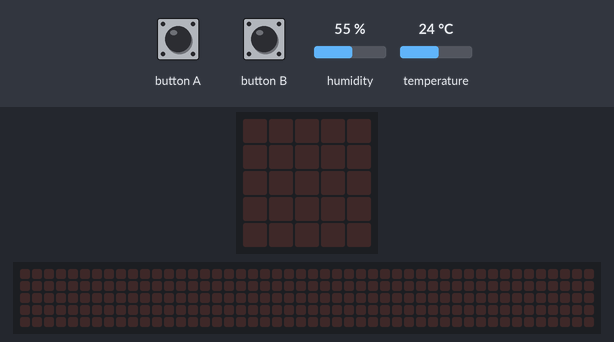
This program was run on a simulated BBC micro:bit running MicroPython. On the bench: the board's 5×5 LED display, a strip that is not on the board, showing the scrolling text unrolled. The inputs (shaded band) are chosen by the test bench; at power-on: humidity 55 %, temperature 24 °C. The 48×5 strip is a reading aid, not a part: it shows the text the display is scrolling, unrolled, one strip-width of it at a time.

Above: at 1.2 s.
1.3 s: button A pressed for 0.15 s
At 1.38 s:
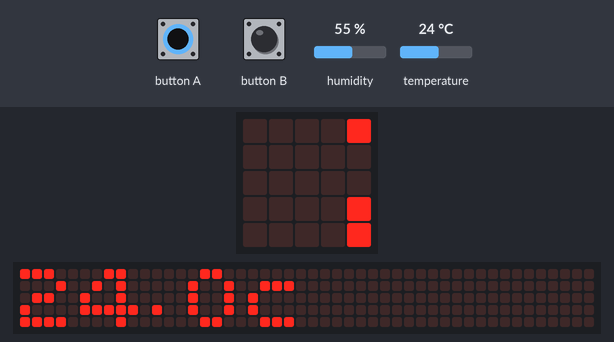
4.3 s: button B pressed for 3.2 s
At 5.58 s:
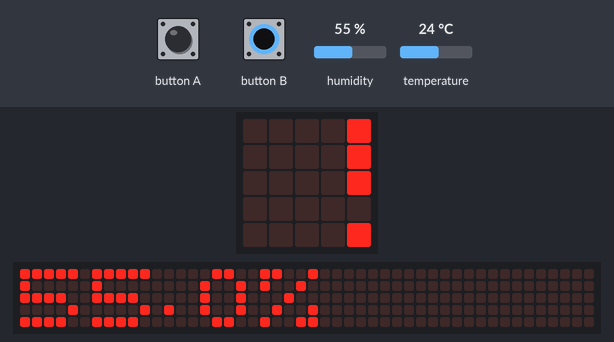
9.0 s: button A pressed for 3.2 s
At 10.24 s:
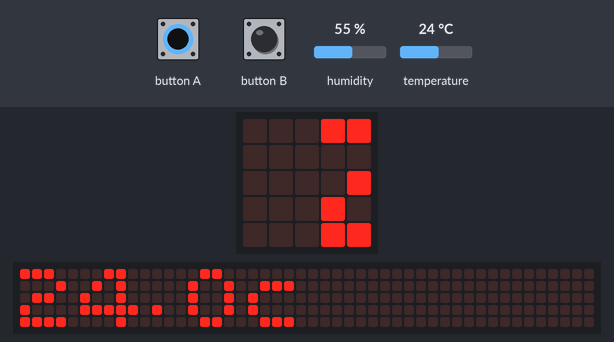
15.2 s: button B pressed for 0.15 s
At 15.43 s:
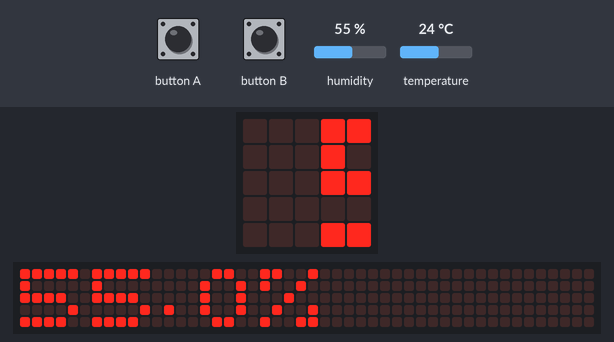
21.3 s: button A pressed for 1 s
At 21.68 s:
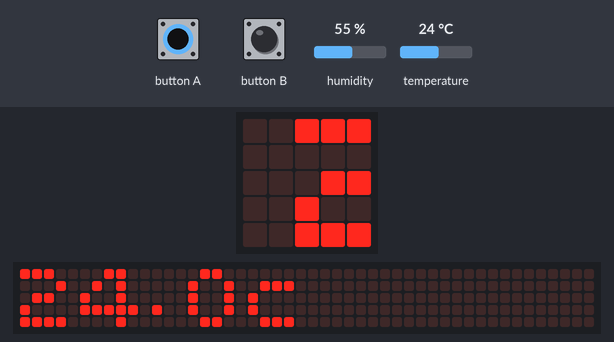

Measured:
- after the input at 1.3 s, the display: changes at once (image 1)
- after the input at 4.3 s, the display: first differs from a run without the input after 1.2 s (image 2)
- after the input at 9.0 s, the display: first differs from a run without the input after 1.0 s (image 3 shows a later state)
- after the input at 15.2 s, the display: first changes at once (image 4 shows a later state)
- after the input at 21.3 s, the display: first changes at once (image 5 shows a later state)

The program:

temp_and_humidity.py
```python
# -*- coding: utf-8 -*-
"""
Created on Thu Oct 29 17:47:53 2020

@author: dougb
"""

from microbit import *
import am2320

i2c.init(sda=pin15, scl=pin13)
sensor = am2320.AM2320(i2c)

while True:
	if button_a.is_pressed():
		try:
			sensor.measure()
			display.scroll(str(sensor.temperature())+"c", 150)
		except OSError:
			display.scroll("Err")
	if button_b.is_pressed():
		try:
			sensor.measure()
			display.scroll(str(sensor.humidity())+"%", 150)
		except OSError:
			display.scroll("Err")
```

am2320.py
```python
"""
MicroPython for micro:bit Aosong AM2320 I2C driver
https://github.com/mcauser/microbit-am2320

MIT License
Copyright (c) 2018 Mike Causer

Permission is hereby granted, free of charge, to any person obtaining a copy
of this software and associated documentation files (the "Software"), to deal
in the Software without restriction, including without limitation the rights
to use, copy, modify, merge, publish, distribute, sublicense, and/or sell
copies of the Software, and to permit persons to whom the Software is
furnished to do so, subject to the following conditions:

The above copyright notice and this permission notice shall be included in all
copies or substantial portions of the Software.

THE SOFTWARE IS PROVIDED "AS IS", WITHOUT WARRANTY OF ANY KIND, EXPRESS OR
IMPLIED, INCLUDING BUT NOT LIMITED TO THE WARRANTIES OF MERCHANTABILITY,
FITNESS FOR A PARTICULAR PURPOSE AND NONINFRINGEMENT. IN NO EVENT SHALL THE
AUTHORS OR COPYRIGHT HOLDERS BE LIABLE FOR ANY CLAIM, DAMAGES OR OTHER
LIABILITY, WHETHER IN AN ACTION OF CONTRACT, TORT OR OTHERWISE, ARISING FROM,
OUT OF OR IN CONNECTION WITH THE SOFTWARE OR THE USE OR OTHER DEALINGS IN THE
SOFTWARE.
"""

import ustruct
import time

class AM2320:
    def __init__(self, i2c=None, address=0x5c):
        self.i2c = i2c
        self.address = address
        self.buf = bytearray(8)
    def measure(self):
        # wake sensor
        try:
            self.i2c.write(self.address, b'')
        except OSError:
            pass
        # read 4 registers starting at offset 0x00
        self.i2c.write(self.address, b'\x03\x00\x04')
        # wait at least 1.5ms
        time.sleep_ms(2)
        # read data
        buf = self.i2c.read(self.address, 8)
        crc = ustruct.unpack('<H', bytearray(buf[-2:]))[0]
        if (crc != self.crc16(buf[:-2])):
            raise Exception("checksum error")
        self.buf = buf
    def crc16(self, buf):
        crc = 0xFFFF
        for c in buf:
            crc ^= c
            for i in range(8):
                if crc & 0x01:
                    crc >>= 1
                    crc ^= 0xA001
                else:
                    crc >>= 1
        return crc
    def humidity(self):
        return (self.buf[2] << 8 | self.buf[3]) * 0.1
    def temperature(self):
        t = ((self.buf[4] & 0x7f) << 8 | self.buf[5]) * 0.1
        if self.buf[4] & 0x80:
            t = -t
        return t
```
